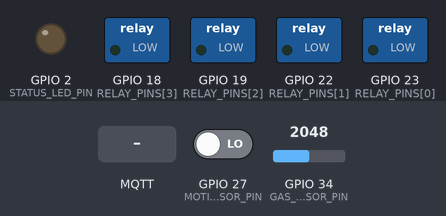
Bench run of a sketch on a simulated ESP32. On the bench: switched loads named in the sketch (green lamp = pin HIGH), output pins drawn as LEDs (lit = HIGH). The inputs (shaded band) are chosen by the test bench; at power-on: GPIO 27 (MOTION_SENSOR_PIN) LOW, GPIO 34 (GAS_SENSOR_PIN) = 2048. WiFi joins after 1.5 s; servers stay silent unless stated; EEPROM starts erased; no MQTT or app messages arrive unless stated; what the sketch prints to the serial monitor is not drawn.

Above: at 2.9 s.
3.0 s: MQTT message "on" arrives on the first subscribed topic
At 5.4 s:
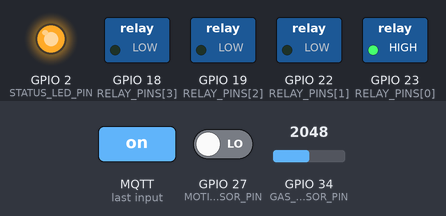
6.5 s: MQTT message "toggle" arrives on the second subscribed topic
At 7.7 s:
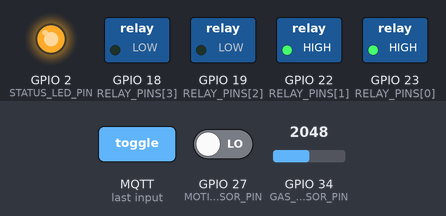
8.0 s: MQTT message "off" arrives on the first subscribed topic
At 9.1 s:
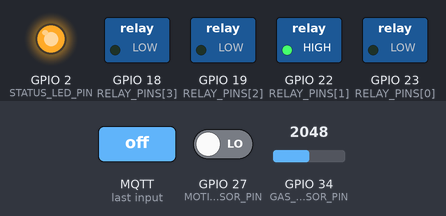
9.5 s: MQTT message "on" arrives on the third subscribed topic
At 10.2 s:
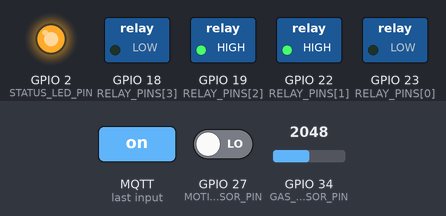
11.0 s: MQTT message "toggle" arrives on the first subscribed topic
At 11.3 s:
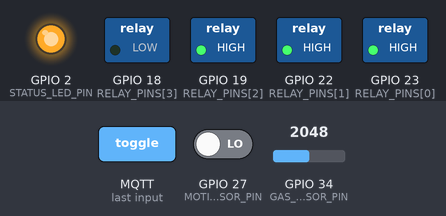
12.5 s: MQTT message "off" arrives on the second subscribed topic
At 13.7 s:
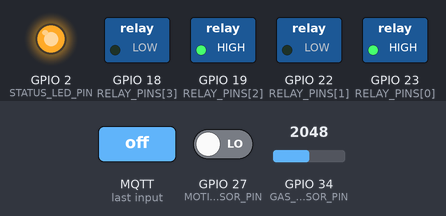
Timing chart, 0 to 15.0 s (numbered marks = the images above; inputs shaded):
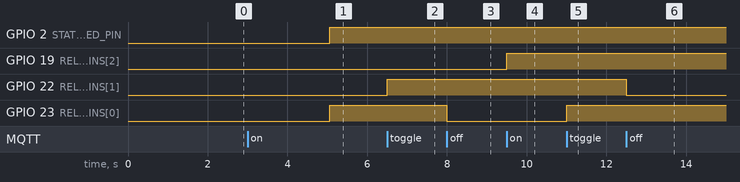

The sketch:

light_controller.ino
```cpp
/*
 * ═══════════════════════════════════════════════════════════
 *  VidyutRakshak — Light & Sensor Controller (ESP32-A)
 *  4-Channel Relay Controller + Gas & Motion Sensors via MQTT
 *  Vigyan Mela 2026
 * ═══════════════════════════════════════════════════════════
 */

#include <WiFi.h>
#include <PubSubClient.h>
#include <ArduinoJson.h>
#include <Preferences.h>

// ─── Non-Volatile Storage (Power Cut State Memory) ─────────
Preferences prefs;

// ─── Wi-Fi & MQTT Configuration ────────────────────────────
const char* WIFI_SSID     = "Shri IOT";
const char* WIFI_PASSWORD = "12345678";

// Laptop IP on the "Shri IOT" WiFi — update if your laptop IP changes
const char* MQTT_SERVER   = "10.90.241.31";
const int   MQTT_PORT     = 1883;
const char* MQTT_CLIENT   = "esp32-lights";

// ─── Relay Pin Assignments ─────────────────────────────────
// Pins for Relays 1, 2, 3, 4 (Matched to VidyutRakshak Single-Layer PCB):
// Relay 1 (Light 1) = GPIO 23 | Relay 2 (Light 2) = GPIO 22
// Relay 3 (Light 3) = GPIO 19 | Relay 4 (Fan)     = GPIO 18
const int RELAY_PINS[] = {23, 22, 19, 18};
const int NUM_RELAYS   = 4;

// ─── Relay Polarity Configuration ──────────────────────────
// Set to true  if your relay triggers ON with HIGH signal (Active HIGH)
// Set to false if your relay triggers ON with LOW signal  (Active LOW - common for 5V optical modules)
const bool RELAY_ACTIVE_HIGH = true;

// Track current relay states (true = ON, false = OFF)
bool relayStates[NUM_RELAYS] = {false, false, false, false};

// ─── Sensor Pin Assignments ────────────────────────────────
const int GAS_SENSOR_PIN    = 34;  // MQ-2/MQ-5/MQ-135 analog input (ADC1_CH6)
const int MOTION_SENSOR_PIN = 27;  // PIR Motion sensor (HC-SR501) digital input
const int STATUS_LED_PIN    = 2;   // On-board status LED

// ─── Gas Thresholds & Calibration ──────────────────────────
const int GAS_ALERT_THRESHOLD = 400;  // PPM above this = alert/danger
const int GAS_WARN_THRESHOLD  = 200;  // PPM above this = warning

// ─── Timing Constants (all non-blocking) ───────────────────
const unsigned long HEARTBEAT_INTERVAL   = 30000; // 30s relay heartbeat
const unsigned long SENSOR_READ_INTERVAL  = 2000;  // 2s sensor check interval
const unsigned long MOTION_HOLD_TIME      = 5000;  // Hold motion state for 5s
const unsigned long GAS_FORCE_PUBLISH_INT = 30000; // Force gas publish every 30s
const unsigned long MQTT_RETRY_INTERVAL   = 5000;  // Reconnect retry every 5s
const unsigned long WIFI_RETRY_INTERVAL   = 10000; // Wi-Fi reconnect retry every 10s

// ─── Runtime State ─────────────────────────────────────────
WiFiClient espClient;
PubSubClient mqtt(espClient);

unsigned long lastHeartbeat      = 0;
unsigned long lastSensorRead     = 0;
unsigned long lastMotionTime     = 0;
unsigned long lastGasPublish     = 0;
unsigned long lastMqttRetry      = 0;
unsigned long lastWifiRetry      = 0;

int  lastPublishedPpm = -1;
bool lastAlertState   = false;
bool motionDetected   = false;
bool lastMotionState  = false;

// ─── Helper: Apply Hardware Relay State & Save to Flash ────
void applyRelayState(int index, bool isOn, bool save = true) {
  relayStates[index] = isOn;
  int pinLevel;
  if (RELAY_ACTIVE_HIGH) {
    pinLevel = isOn ? HIGH : LOW;
  } else {
    pinLevel = isOn ? LOW : HIGH;
  }
  digitalWrite(RELAY_PINS[index], pinLevel);

  if (save) {
    char key[8];
    snprintf(key, sizeof(key), "r%d", index);
    if (prefs.getBool(key, !isOn) != isOn) {
      prefs.putBool(key, isOn);
    }
  }
}

// ─── Publish Status for All Relays ─────────────────────────
void publishAllRelayStatus() {
  if (!mqtt.connected()) return;
  for (int i = 0; i < NUM_RELAYS; i++) {
    String topic = "home/light/" + String(i + 1) + "/status";
    String state = relayStates[i] ? "on" : "off";
    mqtt.publish(topic.c_str(), state.c_str(), true);
  }
}

// ─── MQTT Message Callback ─────────────────────────────────
void mqttCallback(char* topic, byte* payload, unsigned int length) {
  String message = "";
  for (unsigned int i = 0; i < length; i++) {
    message += (char)payload[i];
  }
  message.trim();

  Serial.printf("[MQTT] %s -> %s\n", topic, message.c_str());
  String topicStr = String(topic);

  for (int i = 0; i < NUM_RELAYS; i++) {
    String expectedTopic = "home/light/" + String(i + 1) + "/command";
    if (topicStr == expectedTopic) {
      if (message == "on") {
        applyRelayState(i, true);
      } else if (message == "off") {
        applyRelayState(i, false);
      } else if (message == "toggle") {
        applyRelayState(i, !relayStates[i]);
      }

      // Publish updated status back with retain:true
      String statusTopic = "home/light/" + String(i + 1) + "/status";
      String state = relayStates[i] ? "on" : "off";
      mqtt.publish(statusTopic.c_str(), state.c_str(), true);

      Serial.printf("[Relay %d] %s (Pin %d = %s)\n",
                    i + 1, state.c_str(),
                    RELAY_PINS[i], relayStates[i] ? "ACTIVE" : "INACTIVE");
      break;
    }
  }
}

// ─── Read Gas Sensor (Smart non-flooding publish) ──────────
void checkGasSensor() {
  int rawValue = analogRead(GAS_SENSOR_PIN);

  // Map 12-bit ADC (0-4095) to approximate PPM (0-1000)
  int ppm = map(rawValue, 0, 4095, 0, 1000);
  if (ppm < 0) ppm = 0;
  bool alert = (ppm >= GAS_ALERT_THRESHOLD);

  unsigned long now = millis();
  // Publish immediately on alert change, significant PPM shift (>=20), or periodic keepalive
  bool stateChanged   = (alert != lastAlertState);
  bool levelShift     = abs(ppm - lastPublishedPpm) >= 20;
  bool periodicReport = (now - lastGasPublish >= GAS_FORCE_PUBLISH_INT);

  if (stateChanged || levelShift || periodicReport) {
    lastPublishedPpm = ppm;
    lastAlertState   = alert;
    lastGasPublish   = now;

    JsonDocument doc;
    doc["gas_ppm"] = ppm;
    doc["raw"]     = rawValue;
    doc["alert"]   = alert;

    String payload;
    serializeJson(doc, payload);

    if (mqtt.connected()) {
      mqtt.publish("home/sensor/gas/data", payload.c_str());
    }

    if (alert) {
      Serial.printf("[GAS] ⚠️ DANGER ALERT! PPM: %d (raw: %d)\n", ppm, rawValue);
    } else {
      Serial.printf("[GAS] PPM: %d (raw: %d)\n", ppm, rawValue);
    }
  }
}

// ─── Read Motion Sensor (Event-based publish) ──────────────
void checkMotionSensor() {
  int pirState = digitalRead(MOTION_SENSOR_PIN);

  if (pirState == HIGH) {
    motionDetected = true;
    lastMotionTime = millis();
  }

  // Clear motion after hold window
  if (motionDetected && (millis() - lastMotionTime > MOTION_HOLD_TIME)) {
    motionDetected = false;
  }

  // Only publish when state changes to avoid network flooding
  if (motionDetected != lastMotionState) {
    lastMotionState = motionDetected;

    JsonDocument doc;
    doc["motion"] = motionDetected;

    String payload;
    serializeJson(doc, payload);

    if (mqtt.connected()) {
      mqtt.publish("home/sensor/motion/data", payload.c_str());
    }

    if (motionDetected) {
      Serial.println("[MOTION] 🚶 Motion detected!");
    } else {
      Serial.println("[MOTION] ✓ All clear.");
    }
  }
}

// ─── Non-blocking Wi-Fi Reconnect ──────────────────────────
void checkWiFiConnection() {
  if (WiFi.status() == WL_CONNECTED) return;

  unsigned long now = millis();
  if (now - lastWifiRetry >= WIFI_RETRY_INTERVAL) {
    lastWifiRetry = now;
    Serial.printf("[WiFi] Reconnecting to %s...\n", WIFI_SSID);
    WiFi.disconnect();
    WiFi.begin(WIFI_SSID, WIFI_PASSWORD);
  }
}

// ─── Non-blocking MQTT Connect ─────────────────────────────
void connectMQTT() {
  if (WiFi.status() != WL_CONNECTED) return;
  if (mqtt.connected()) return;

  unsigned long now = millis();
  if (now - lastMqttRetry < MQTT_RETRY_INTERVAL) return;
  lastMqttRetry = now;

  Serial.printf("[MQTT] Connecting to %s:%d...\n", MQTT_SERVER, MQTT_PORT);

  // LWT: Broker automatically marks board offline if connection breaks
  if (mqtt.connect(MQTT_CLIENT, NULL, NULL,
                   "home/esp32/lights/online", 1, true, "false")) {
    Serial.println("[MQTT] Connected!");

    // Signal online status to server
    mqtt.publish("home/esp32/lights/online", "true", true);

    // Subscribe to all 4 light command topics
    for (int i = 0; i < NUM_RELAYS; i++) {
      String topic = "home/light/" + String(i + 1) + "/command";
      mqtt.subscribe(topic.c_str());
      Serial.printf("[MQTT] Subscribed: %s\n", topic.c_str());
    }

    // Publish current states so server & UI synchronize immediately
    publishAllRelayStatus();
    digitalWrite(STATUS_LED_PIN, HIGH);
  } else {
    Serial.printf("[MQTT] Connection failed (rc=%d). Will retry in %lu ms\n",
                  mqtt.state(), MQTT_RETRY_INTERVAL);
    digitalWrite(STATUS_LED_PIN, LOW);
  }
}

// ─── Setup ─────────────────────────────────────────────────
void setup() {
  Serial.begin(115200);
  delay(200);

  Serial.println();
  Serial.println("╔═══════════════════════════════════════════════════╗");
  Serial.println("║  VidyutRakshak — Lights & Sensors (ESP32-A)       ║");
  Serial.println("║  Relays: GPIO 18, 19, 22, 23 | Gas: 34 | PIR: 27  ║");
  Serial.println("║  Wi-Fi: Shri IOT | Vigyan Mela 2026               ║");
  Serial.println("╚═══════════════════════════════════════════════════╝");

  // Initialize status LED
  pinMode(STATUS_LED_PIN, OUTPUT);
  digitalWrite(STATUS_LED_PIN, LOW);

  // Initialize Preferences (NVS Flash for Power Cut State Memory)
  prefs.begin("lights_state", false);

  // Restore each relay to its exact state before power cut (instant <50ms restore)
  for (int i = 0; i < NUM_RELAYS; i++) {
    pinMode(RELAY_PINS[i], OUTPUT);
    char key[8];
    snprintf(key, sizeof(key), "r%d", i);
    bool savedState = prefs.getBool(key, false);
    applyRelayState(i, savedState, false); // apply without re-saving
    Serial.printf("[Power-Restore] Relay %d (Pin %d) restored to: %s\n",
                  i + 1, RELAY_PINS[i], savedState ? "ON" : "OFF");
  }

  // Initialize sensor inputs
  pinMode(GAS_SENSOR_PIN, INPUT);
  pinMode(MOTION_SENSOR_PIN, INPUT);

  // Connect to Wi-Fi
  Serial.print("[WiFi] Initial connection to ");
  Serial.println(WIFI_SSID);
  WiFi.mode(WIFI_STA);
  WiFi.begin(WIFI_SSID, WIFI_PASSWORD);

  // Allow up to 10 seconds for initial connection
  int attempts = 0;
  while (WiFi.status() != WL_CONNECTED && attempts < 20) {
    delay(500);
    Serial.print(".");
    attempts++;
  }

  if (WiFi.status() == WL_CONNECTED) {
    Serial.println("\n[WiFi] Connected! IP: " + WiFi.localIP().toString());
  } else {
    Serial.println("\n[WiFi] Initial connect timed out. Non-blocking retry active.");
  }

  // Configure MQTT
  mqtt.setServer(MQTT_SERVER, MQTT_PORT);
  mqtt.setCallback(mqttCallback);
  mqtt.setBufferSize(512);

  connectMQTT();
}

// ─── Main Loop (Completely Non-blocking) ───────────────────
void loop() {
  // Check Wi-Fi and MQTT connectivity without blocking delays
  checkWiFiConnection();
  if (!mqtt.connected()) {
    connectMQTT();
  } else {
    mqtt.loop();
  }

  // Read gas sensor at interval
  if (millis() - lastSensorRead >= SENSOR_READ_INTERVAL) {
    lastSensorRead = millis();
    checkGasSensor();
  }

  // Check motion sensor (event-driven)
  checkMotionSensor();

  // Periodic heartbeat: sync relay statuses every 30 seconds
  if (millis() - lastHeartbeat >= HEARTBEAT_INTERVAL) {
    lastHeartbeat = millis();
    publishAllRelayStatus();
    Serial.println("[Heartbeat] Relay status published");
  }
}
```

Measured:
- after the input at 3.0 s, GPIO 23 (RELAY_PINS[0]): LOW → HIGH after 2.1 s
- after the input at 6.5 s, GPIO 22 (RELAY_PINS[1]): LOW → HIGH at once
- after the input at 8.0 s, GPIO 23 (RELAY_PINS[0]): HIGH → LOW at once
- after the input at 9.5 s, GPIO 19 (RELAY_PINS[2]): LOW → HIGH at once
- after the input at 11.0 s, GPIO 23 (RELAY_PINS[0]): LOW → HIGH at once
- after the input at 12.5 s, GPIO 22 (RELAY_PINS[1]): HIGH → LOW at once
